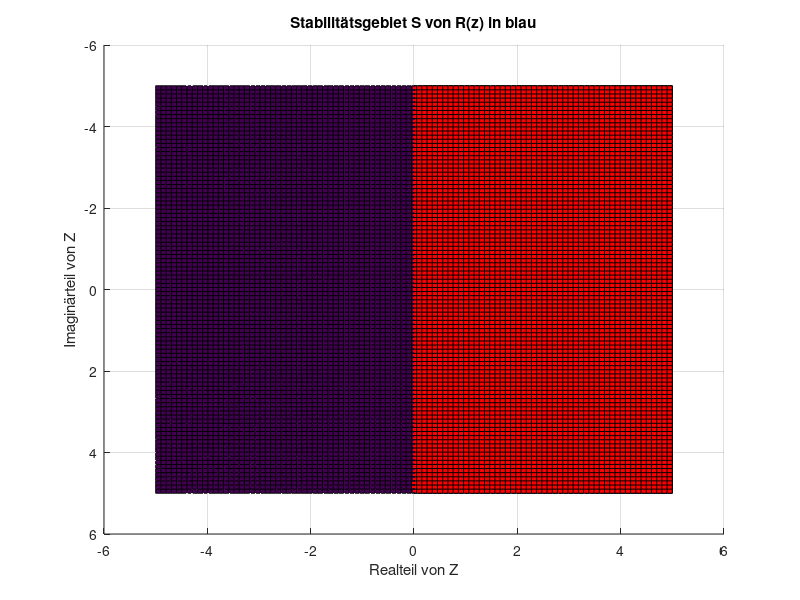

MATLAB code to generate this figure:
%% Plot von Stabilitätsgebieten nach R(z)

[X1,X2]=meshgrid(linspace(-5,5));
Z=complex(X1,X2);
%P=1+(Z.^2)/2+Z; % A
P=1+Z./(1-Z./2+(Z.^2)./12); % B
%P=1+Z./(1-(Z./2)); % C


surf(X1,X2,sqrt(imag(P).^2+real(P).^2));hold on;
surf(X1,X2,ones(size(X1)),'FaceColor',[1 0 0]);
view(0,-90)
title('Stabilitätsgebiet S von R(z) in blau')
xlabel('Realteil von Z')
ylabel('Imaginärteil von Z')